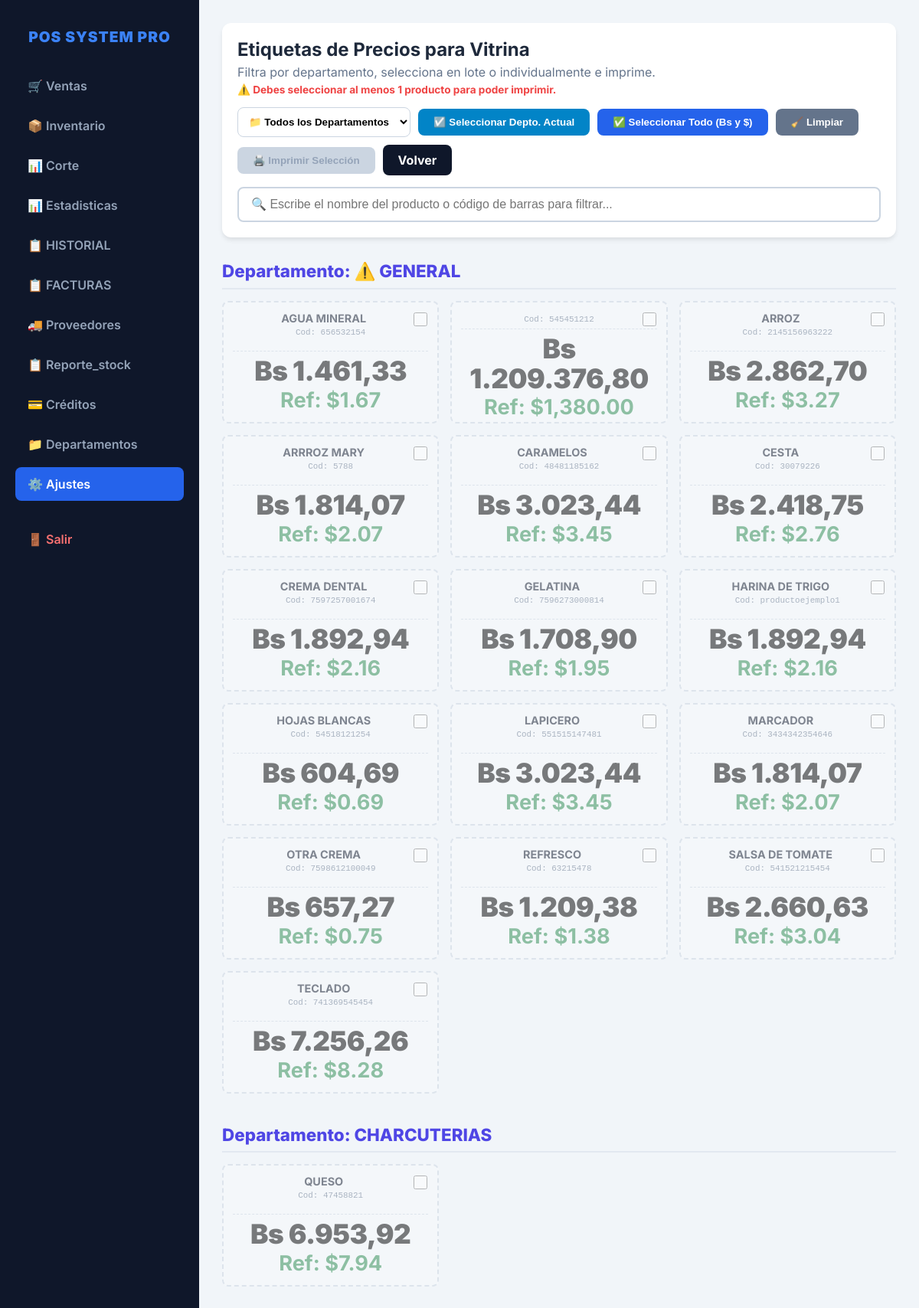
Page /imprimir_precios.php (signed in) on the committed database.
### tables this page shows
CREATE TABLE `productos` (
  `id` int(11) NOT NULL,
  `codigo_barras` varchar(50) DEFAULT NULL,
  `nombre` varchar(100) NOT NULL,
  `precio_costo` decimal(10,2) DEFAULT NULL,
  `precio` double NOT NULL,
  `stock` decimal(10,3) DEFAULT '0.000',
  `tipo_venta` enum('unidad','granel','paquete') DEFAULT 'unidad',
  `unidad_medida` varchar(10) DEFAULT 'Unid',
  `id_departamento` int(11) DEFAULT NULL,
  `usa_inventario` tinyint(1) DEFAULT '1',
  `moneda` varchar(5) DEFAULT 'USD',
  `moneda_base` varchar(10) DEFAULT NULL,
  `precio_mayor` decimal(10,2) DEFAULT '0.00',
  `cantidad_mayor` int(11) DEFAULT '0',
  `precio_bulto` decimal(10,2) DEFAULT '0.00',
  `cantidad_bulto` int(11) DEFAULT '0',
  `id_proveedor` int(11) DEFAULT NULL,
  `usa_parametros_fiscales` tinyint(1) DEFAULT '1'
);

CREATE TABLE `configuracion` (
  `id` int(1) NOT NULL,
  `nombre_negocio` varchar(100) NOT NULL,
  `rif` varchar(20) NOT NULL,
  `direccion` text,
  `mensaje_ticket` varchar(255) DEFAULT NULL,
  `tasa_dolar` decimal(10,2) NOT NULL,
  `moneda_simbolo` varchar(5) DEFAULT '$',
  `mensaje_factura` text,
  `puerto_impresora` varchar(100) DEFAULT NULL,
  `tipo_lector` varchar(50) DEFAULT 'teclado',
  `puerto_lector` varchar(50) DEFAULT NULL,
  `gaveta` varchar(50) DEFAULT 'impresora',
  `impuesto_iva` decimal(5,2) DEFAULT '16.00',
  `impuesto_igtf` decimal(5,2) DEFAULT '3.00',
  `usar_iva` tinyint(1) DEFAULT '1',
  `usar_igtf` tinyint(1) DEFAULT '0',
  `whatsapp_telefono` varchar(20) DEFAULT NULL,
  `whatsapp_api_key` varchar(255) DEFAULT NULL
);

### imprimir_precios.php (the view, shortened to what this page needs)
<?php
include 'conexion.php';
$res_tasa = mysqli_query($conexion, "SELECT tasa_dolar FROM configuracion WHERE id = 1");
$tasa_actual = mysqli_fetch_assoc($res_tasa)['tasa_dolar'] ?? 1;
$depto_seleccionado = isset($_GET['depto']) ? $_GET['depto'] : 'TODOS';
$sql = "SELECT p.id,
               p.codigo_barras AS codigo,
               p.nombre AS nombre_producto,
               p.precio,
               p.moneda,
               IFNULL(d.nombre, '⚠️ GENERAL') AS depto_nombre
        FROM productos p
        LEFT JOIN departamentos d ON p.id_departamento = d.id";
$sql .= " ORDER BY depto_nombre ASC, p.nombre ASC";
$resultado = mysqli_query($conexion, $sql);
$mercancia = [];
if ($resultado) {
    while ($fila = mysqli_fetch_assoc($resultado)) {
        $depto = $fila['depto_nombre'];
        $mercancia[$depto][] = $fila;
    }
}
?>
<!DOCTYPE html>
<html lang="es">
<head>
</head>
<body>
<aside class="sidebar">
    <h2>POS SYSTEM PRO</h2>
    <nav>
        <a href="ventas.php" class="nav-link">🛒 Ventas</a>
        <a href="inventario.php" class="nav-link">📦 Inventario</a>
        <a href="corte.php" class="nav-link">📊 Corte</a>
        <a href="estadisticas.php" class="nav-link">📊 Estadisticas</a>
        <a href="historial.php" class="nav-link">📋 HISTORIAL</a>
        <a href="historial_facturas.php" class="nav-link">📋 FACTURAS</a>
        <a href="proveedores.php" class="nav-link">🚚 Proveedores</a>
        <a href="modulo_reporte_stock.php" class="nav-link">📋 Reporte_stock</a>
        <a href="creditos.php" class="nav-link">💳 Créditos</a>
        <a href="mercancia_departamentos.php" class="nav-link">📁 Departamentos</a>
        <a href="configuracion.php" class="nav-link active">⚙️ Ajustes</a>
        <a href="logout.php" class="nav-link salir">🚪 Salir</a>
    </nav>
</aside>
<div class="main-content">
    <div class="no-print">
        <div class="barra-superior">
            <div>
                <h1 style="margin:0; font-size: 1.5rem;">Etiquetas de Precios para Vitrina</h1>
                <p style="color: #64748b; margin: 5px 0 0 0;">Filtra por departamento, selecciona en lote o individualmente e imprime.</p>
                <div id="alerta-vacio">⚠️ Debes seleccionar al menos 1 producto para poder imprimir.</div>
            </div>
            <div class="bloque-acciones">
                <form method="GET" style="display: flex; margin: 0;">
                    <select name="depto" onchange="this.form.submit()">
                        <option value="TODOS" <?= $depto_seleccionado === 'TODOS' ? 'selected' : '' ?>>📁 Todos los Departamentos</option>
                    </select>
                </form>
                <button onclick="seleccionarTodoElDepto()" class="btn btn-select-depto">☑️ Seleccionar Depto. Actual</button>
                <button onclick="seleccionarTodoGlobal()" class="btn btn-select-all">✅ Seleccionar Todo (Bs y $)</button>
                <button onclick="limpiarSeleccion()" class="btn btn-clear">🧹 Limpiar</button>
                <button id="btnImprimir" onclick="window.print()" class="btn btn-print" disabled>🖨️ Imprimir Selección</button>
                <a href="inventario.php" class="btn" style="background: #0f172a;">Volver</a>
            </div>
        </div>
        <div class="barra-busqueda">
            <input type="text" id="txtBuscar" class="input-buscar" placeholder="🔍 Escribe el nombre del producto o código de barras para filtrar..." oninput="filtrarProductos()">
        </div>
    </div>
    <?php foreach ($mercancia as $depto => $productos): ?>
        <div class="depto-seccion" data-depto-name="<?= htmlspecialchars($depto) ?>">
            <div class="depto-titulo">Departamento: <?= htmlspecialchars($depto) ?></div>
            <div class="grid-etiquetas">
                <?php foreach ($productos as $p):
                    $base = strtoupper($p['moneda'] ?? 'USD');
                    $precio_orig = (float)$p['precio'];
                    if ($base === 'VES' || $base === 'BS') {
                        $precio_bs = $precio_orig;
                        $precio_usd = $precio_orig / $tasa_actual;
                    } else {
                        $precio_usd = $precio_orig;
                        $precio_bs = $precio_orig * $tasa_actual;
                    }
                ?>
                    <div class="etiqueta no-seleccionada"
                         data-id="<?= $p['id'] ?>"
                         data-nombre="<?= strtolower(htmlspecialchars($p['nombre_producto'])) ?>"
                         data-codigo="<?= strtolower(htmlspecialchars($p['codigo'])) ?>">
                        <input type="checkbox" class="selector-etiqueta" onchange="alternarProducto(this, <?= $p['id'] ?>)">
                        <div class="prod-nombre"><?= htmlspecialchars($p['nombre_producto']) ?></div>
                        <div class="prod-codigo">Cod: <?= htmlspecialchars($p['codigo']) ?></div>
                        <div class="precios-box">
                            <div class="precio-bs">Bs <?= number_format($precio_bs, 2, ',', '.') ?></div>
                            <div class="precio-usd">Ref: $<?= number_format($precio_usd, 2, '.', ',') ?></div>
                        </div>
                    </div>
                <?php endforeach; ?>
            </div>
        </div>
    <?php endforeach; ?>
</div>
</body>
</html>

### imprimir_precios.php (style rules this page uses)
body { font-family: 'Inter', sans-serif; background: #f1f5f9; color: #1e293b; margin: 0; padding: 0; display: flex; }
.sidebar { width: 260px; background: #0f172a; color: white; min-height: 100vh; padding: 20px; box-sizing: border-box; flex-shrink: 0; position: fixed; height: 100%; overflow-y: auto; }
.sidebar h2 { font-size: 1.2rem; font-weight: 900; margin-bottom: 30px; color: #3b82f6; text-align: center; letter-spacing: 1px; }
.sidebar nav { display: flex; flex-direction: column; gap: 8px; }
.nav-link { display: flex; align-items: center; gap: 10px; color: #94a3b8; text-decoration: none; padding: 12px 16px; border-radius: 8px; font-weight: 600; transition: all 0.2s; }
.nav-link.active { background: #2563eb; color: white; }
.nav-link.salir { margin-top: 20px; color: #f87171; }
.main-content { margin-left: 260px; padding: 30px; flex-grow: 1; min-width: 0; box-sizing: border-box; }
.no-print { background: white; padding: 20px; border-radius: 12px; box-shadow: 0 4px 6px -1px rgba(0,0,0,0.1); margin-bottom: 30px; display: flex; flex-direction: column; gap: 15px; }
.barra-superior { display: flex; justify-content: space-between; align-items: center; width: 100%; gap: 15px; flex-wrap: wrap; }
.bloque-acciones { display: flex; gap: 10px; align-items: center; flex-wrap: wrap; }
.barra-busqueda { width: 100%; }
.input-buscar { width: 100%; padding: 12px 16px; border-radius: 8px; border: 2px solid #cbd5e1; font-size: 1rem; font-weight: 500; box-sizing: border-box; outline: none; transition: border-color 0.2s; }
.btn { background: #4f46e5; color: white; padding: 10px 20px; border-radius: 8px; text-decoration: none; font-weight: bold; border: none; cursor: pointer; display: inline-flex; align-items: center; justify-content: center; transition: background 0.2s; }
.btn-print { background: #10b981; }
.btn-print:disabled { background: #cbd5e1; color: #94a3b8; cursor: not-allowed; }
.btn-clear { background: #64748b; }
.btn-select-all { background: #2563eb; }
.btn-select-depto { background: #0284c7; }
select { padding: 10px; border-radius: 8px; border: 1px solid #cbd5e1; font-weight: 600; background: white; }
.depto-seccion { margin-bottom: 40px; page-break-inside: avoid; }
.depto-titulo { font-size: 1.4rem; font-weight: 800; color: #4f46e5; border-bottom: 2px solid #e2e8f0; padding-bottom: 8px; margin-bottom: 15px; }
.grid-etiquetas { display: grid; grid-template-columns: repeat(auto-fill, minmax(240px, 1fr)); gap: 15px; }
.etiqueta { background: white; border: 2px dashed #cbd5e1; border-radius: 8px; padding: 12px; text-align: center; box-sizing: border-box; display: flex; flex-direction: column; justify-content: space-between; height: 160px; position: relative; transition: all 0.2s ease; }
.etiqueta.no-seleccionada { opacity: 0.5; border-color: #cbd5e1; background: #f8fafc; }
.selector-etiqueta { position: absolute; top: 10px; right: 10px; width: 18px; height: 18px; cursor: pointer; z-index: 10; }
.prod-nombre { font-size: 0.9rem; font-weight: 700; color: #0f172a; margin: 0 0 4px 0; line-height: 1.2; text-transform: uppercase; display: -webkit-box; -webkit-line-clamp: 2; -webkit-box-orient: vertical; overflow: hidden; padding-right: 18px; }
.prod-codigo { font-size: 0.68rem; color: #64748b; font-family: monospace; margin-bottom: 6px; }
.precios-box { display: flex; flex-direction: column; justify-content: center; align-items: center; margin-top: auto; border-top: 1px dashed #cbd5e1; padding-top: 6px; gap: 2px; }
.precio-bs { color: #000; font-size: 2.2rem; font-weight: 900; line-height: 1.1; letter-spacing: -0.5px; }
.precio-usd { color: #15803d; font-size: 1.7rem; font-weight: 700; opacity: 0.9; }
#alerta-vacio { color: #ef4444; font-size: 0.85rem; font-weight: bold; margin-top: 5px; display: none; }

### rows in the picture
productos: nombre "AGUA MINERAL", codigo_barras "656532154", precio.tasa_dolar "1.461,33", precio "1.67"
productos: codigo_barras "545451212", precio.tasa_dolar "1.209.376,80", precio "1,380.00"
productos: nombre "ARROZ", codigo_barras "2145156963222", precio.tasa_dolar "2.862,70", precio "3.27"
productos: nombre "ARRROZ MARY", codigo_barras "5788", precio.tasa_dolar "1.814,07", precio "2.07"
productos: nombre "CARAMELOS", codigo_barras "48481185162", precio.tasa_dolar "3.023,44", precio "3.45"
productos: nombre "CESTA", codigo_barras "30079226", precio.tasa_dolar "2.418,75", precio "2.76"
productos: nombre "CREMA DENTAL", codigo_barras "7597257001674", precio.tasa_dolar "1.892,94", precio "2.16"
productos: nombre "GELATINA", codigo_barras "7596273000814", precio.tasa_dolar "1.708,90", precio "1.95"
productos: nombre "HARINA DE TRIGO", codigo_barras "productoejemplo1", precio.tasa_dolar "1.892,94", precio "2.16"
productos: nombre "HOJAS BLANCAS", codigo_barras "54518121254", precio.tasa_dolar "604,69", precio "0.69"
productos: nombre "LAPICERO", codigo_barras "551515147481", precio.tasa_dolar "3.023,44", precio "3.45"
productos: nombre "MARCADOR", codigo_barras "3434342354646", precio.tasa_dolar "1.814,07", precio "2.07"
productos: nombre "OTRA CREMA", codigo_barras "7598612100049", precio.tasa_dolar "657,27", precio "0.75"
productos: nombre "REFRESCO", codigo_barras "63215478", precio.tasa_dolar "1.209,38", precio "1.38"
productos: nombre "SALSA DE TOMATE", codigo_barras "541521215454", precio.tasa_dolar "2.660,63", precio "3.04"
productos: nombre "TECLADO", codigo_barras "741369545454", precio.tasa_dolar "7.256,26", precio "8.28"
productos: depto "CHARCUTERIAS", nombre "QUESO", codigo_barras "47458821", precio.tasa_dolar "6.953,92", precio "7.94"

### other values in the picture
$depto "⚠️ GENERAL"
